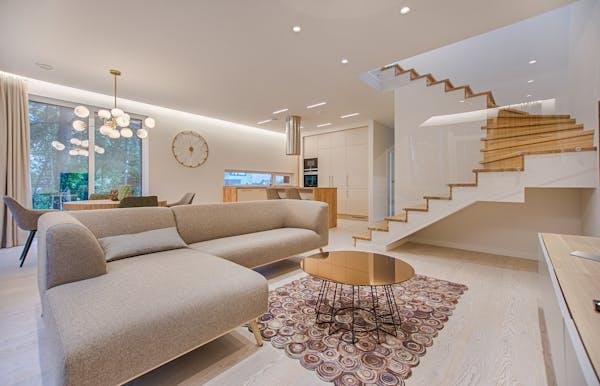
#> input picture room-redesign/data/outputs/images/real_samples/original_room.jpg, 600 x 386 px
$ python task4_video_generator.py
#> lines starting #> are read from the running program, lines starting #| are printed output that depends on the picture
"""
Task 4: Video Generation (Day 10)
Creates professional video showcasing redesigned rooms
"""

import cv2
import os
import numpy as np
from PIL import Image, ImageDraw, ImageFont
import time

class VideoGenerator:
    def __init__(self, images_folder, output_folder):
        self.images_folder = images_folder
        self.output_folder = output_folder
        os.makedirs(output_folder, exist_ok=True)

    def create_fade_transition(self, img1, img2, steps=30):
        """Create fade transition between two images"""
        frames = []
        for i in range(steps + 1):
            alpha = i / steps
            blended = cv2.addWeighted(img1, 1 - alpha, img2, alpha, 0)
            frames.append(blended)
        return frames

    def add_text_overlay(self, img, text, position=(50, 50)):
        """Add text to image"""
        img_pil = Image.fromarray(cv2.cvtColor(img, cv2.COLOR_BGR2RGB))
        draw = ImageDraw.Draw(img_pil)

        try:
            font = ImageFont.truetype("arial.ttf", 40)
        except:
            font = ImageFont.load_default()

        draw.text(position, text, fill=(255, 255, 255), font=font, stroke_width=2, stroke_fill=(0,0,0))
        return cv2.cvtColor(np.array(img_pil), cv2.COLOR_RGB2BGR)

    def create_main_video(self):
        """Create video showing all styles with transitions"""
        print("="*60)
        print("TASK 4: Generating Main Showcase Video")
        print("="*60)

        styles = [
            ("original", "Original Room"),
            ("modern", "Modern Style"),
            ("minimal", "Minimal Style"),
            ("luxury", "Luxury Style"),
            ("bohemian", "Bohemian Style"),
            ("industrial", "Industrial Style"),
            ("scandinavian", "Scandinavian Style"),
            ("original", "Back to Original")
        ]

        # Video settings
        fps = 30
        frame_size = (1024, 768)
        fourcc = cv2.VideoWriter_fourcc(*'mp4v')
        output_path = os.path.join(self.output_folder, "room_redesign_showcase.mp4")
        out = cv2.VideoWriter(output_path, fourcc, fps, frame_size)

        # Load all images
        images = []
        for style, _ in styles:
            if style == "original":
                path = os.path.join(self.images_folder, "original_room.jpg")
            else:
                path = os.path.join(self.images_folder, f"room_{style}.jpg")

            if os.path.exists(path):
                img = cv2.imread(path)
#> img is the input picture: shape (386, 600, 3); mean B, G, R 145.2, 154.7, 169.8
                img = cv2.resize(img, frame_size)
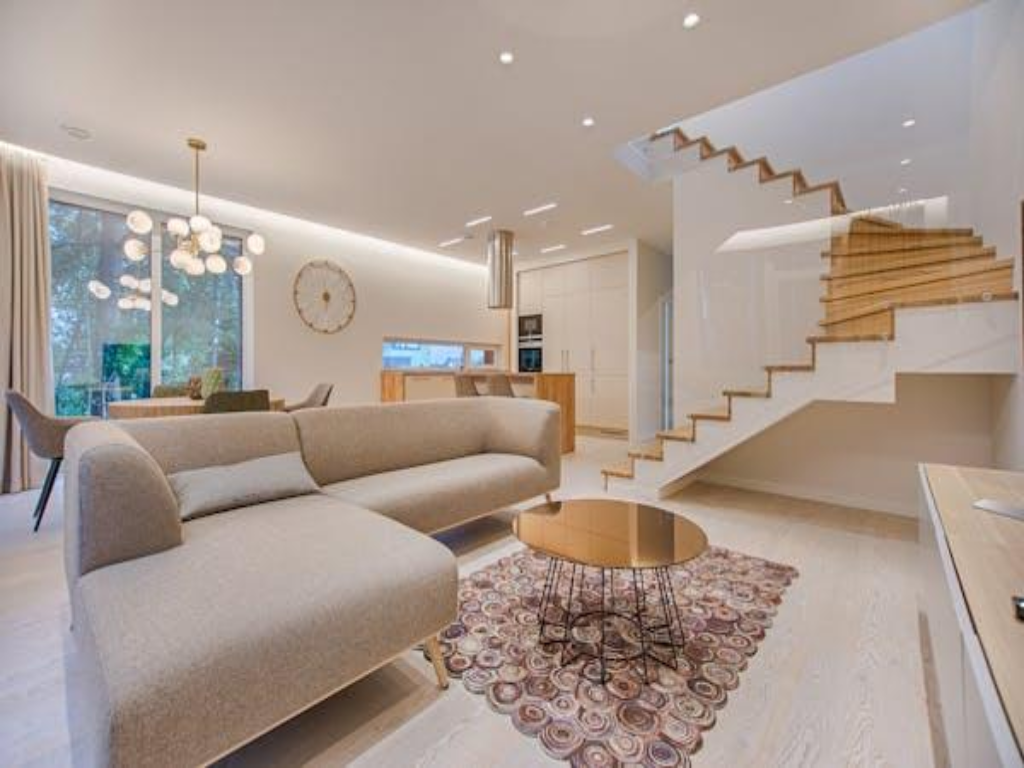
#> img: shape (768, 1024, 3); mean B, G, R 145.1, 154.6, 169.7
                images.append(img)
                print(f"✅ Loaded: {style}")
            else:
                print(f"❌ Missing: {path}")
                return

        # Create video with transitions
        for i in range(len(images) - 1):
            current_img = images[i]
            next_img = images[i + 1]
            style_name = styles[i][1]

            # Show current image with text (2 seconds)
            for _ in range(fps * 2):
                frame = self.add_text_overlay(current_img.copy(), style_name)
                out.write(frame)

            # Fade transition (1 second)
            transition_frames = self.create_fade_transition(current_img, next_img, fps)
            for frame in transition_frames:
                out.write(frame)

        # Show final image
        for _ in range(fps * 2):
            frame = self.add_text_overlay(images[-1].copy(), "Complete!")
            out.write(frame)

        out.release()
        print(f"\n✅ Video saved: {output_path}")
        return output_path

    def create_comparison_video(self):
        """Create side-by-side comparison video"""
        print("\n" + "="*60)
        print("Generating Comparison Video")
        print("="*60)

        styles = ['modern', 'minimal', 'luxury', 'bohemian', 'industrial', 'scandinavian']

        # Load original
        original_path = os.path.join(self.images_folder, "original_room.jpg")
        if not os.path.exists(original_path):
            print(f"❌ Original image not found")
            return

        original = cv2.imread(original_path)
        original = cv2.resize(original, (512, 512))
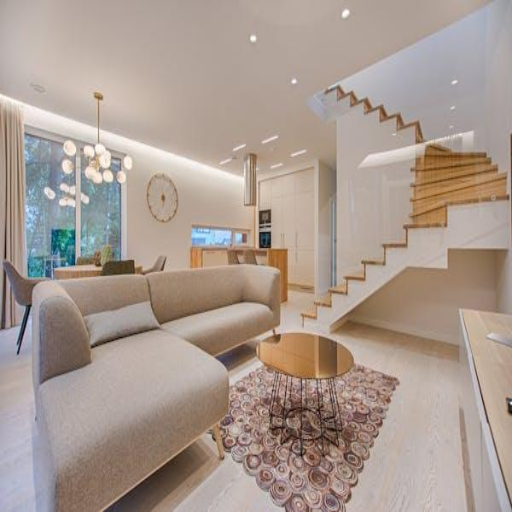
#> original: shape (512, 512, 3); mean B, G, R 145.1, 154.6, 169.7

        # Video settings
        fps = 30
        frame_size = (1024, 512)  # Side by side
        fourcc = cv2.VideoWriter_fourcc(*'mp4v')
        output_path = os.path.join(self.output_folder, "before_after_comparison.mp4")
        out = cv2.VideoWriter(output_path, fourcc, fps, frame_size)

        for style in styles:
            style_path = os.path.join(self.images_folder, f"room_{style}.jpg")
            if not os.path.exists(style_path):
                print(f"❌ Missing: {style_path}")
                continue

            generated = cv2.imread(style_path)
            generated = cv2.resize(generated, (512, 512))

            # Create side-by-side
            comparison = np.hstack((original, generated))

            # Add labels
            comparison = self.add_text_overlay(comparison, f"Original vs {style.capitalize()}", (50, 50))

            # Show for 3 seconds
            for _ in range(fps * 3):
                out.write(comparison)

            print(f"✅ Added: {style}")

        out.release()
        print(f"\n✅ Comparison video saved: {output_path}")
        return output_path

    def create_slideshow_video(self):
        """Create simple slideshow (no transitions)"""
        print("\n" + "="*60)
        print("Generating Slideshow Video")
        print("="*60)

        styles = ['original', 'modern', 'minimal', 'luxury', 'bohemian', 'industrial', 'scandinavian']
        style_names = ['Original', 'Modern', 'Minimal', 'Luxury', 'Bohemian', 'Industrial', 'Scandinavian']

        fps = 1  # 1 second per image
        frame_size = (512, 512)
        fourcc = cv2.VideoWriter_fourcc(*'mp4v')
        output_path = os.path.join(self.output_folder, "style_slideshow.mp4")
        out = cv2.VideoWriter(output_path, fourcc, fps, frame_size)

        for style, name in zip(styles, style_names):
            if style == 'original':
                path = os.path.join(self.images_folder, "original_room.jpg")
            else:
                path = os.path.join(self.images_folder, f"room_{style}.jpg")

            if os.path.exists(path):
                img = cv2.imread(path)
                img = cv2.resize(img, frame_size)
                img = self.add_text_overlay(img, name)
#> in add_text_overlay, `return cv2.cvtColor(np.array(img_pil), cv2.COLOR_RGB2BGR)`:
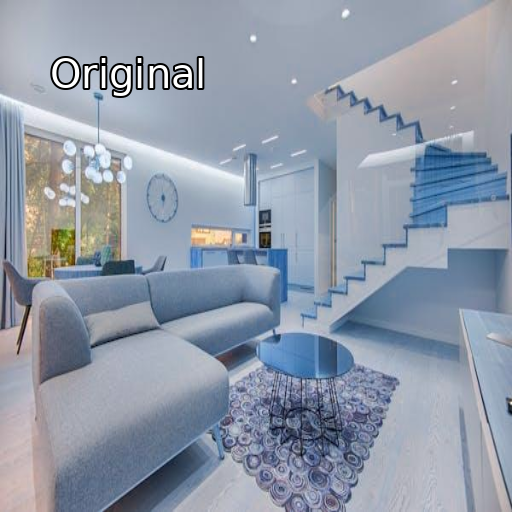
#> returned value: shape (512, 512, 3); mean R, G, B 144.4, 153.8, 168.7
                out.write(img)
                print(f"✅ Added: {name}")

        out.release()
        print(f"\n✅ Slideshow saved: {output_path}")
        return output_path

def main():
    print("="*60)
    print("🎬 TASK 4: VIDEO GENERATION (DAY 10)")
    print("="*60)

    # Use your real_samples folder
    images_folder = "data/outputs/images/real_samples"
    videos_folder = "data/outputs/videos"

    # Check if images exist
    if not os.path.exists(images_folder):
        print(f"❌ Images folder not found: {images_folder}")
        print("\nPlease run the Colab notebook first to generate images.")
        return

    # Create video generator
    generator = VideoGenerator(images_folder, videos_folder)

    # Generate all videos
    print("\n📹 Generating videos...\n")

    main_video = generator.create_main_video()
    comparison_video = generator.create_comparison_video()
    slideshow = generator.create_slideshow_video()

    # Final summary
    print("\n" + "="*60)
    print("✅ TASK 4 COMPLETE!")
    print("="*60)
    print(f"\n📁 Videos saved in: {videos_folder}")
    print("\n📹 Files created:")
    print(f"   1. room_redesign_showcase.mp4 - Main video with transitions")
    print(f"   2. before_after_comparison.mp4 - Side-by-side comparison")
    print(f"   3. style_slideshow.mp4 - Simple slideshow")
    print("\n🎯 These videos fulfill Day 10 requirements!")

if __name__ == "__main__":
    main()
